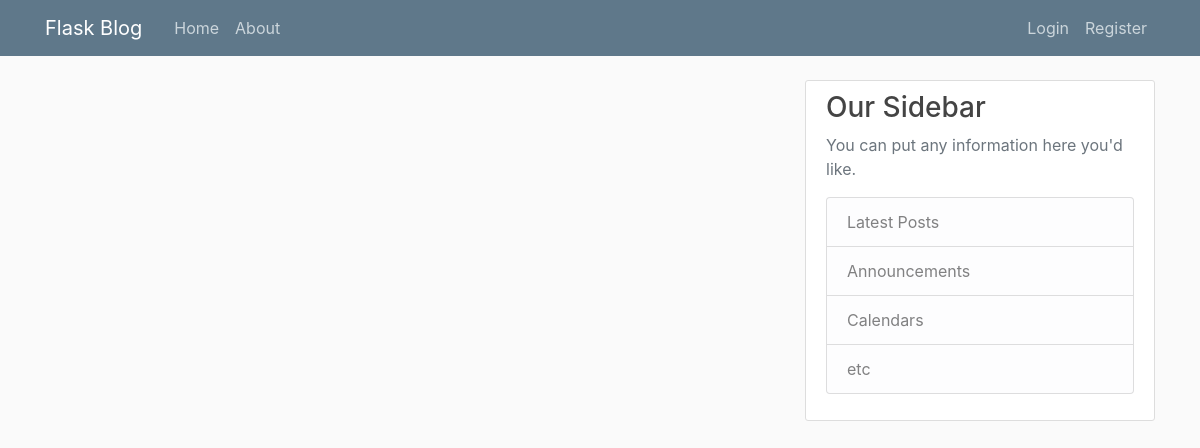
The app's page /home, older data.
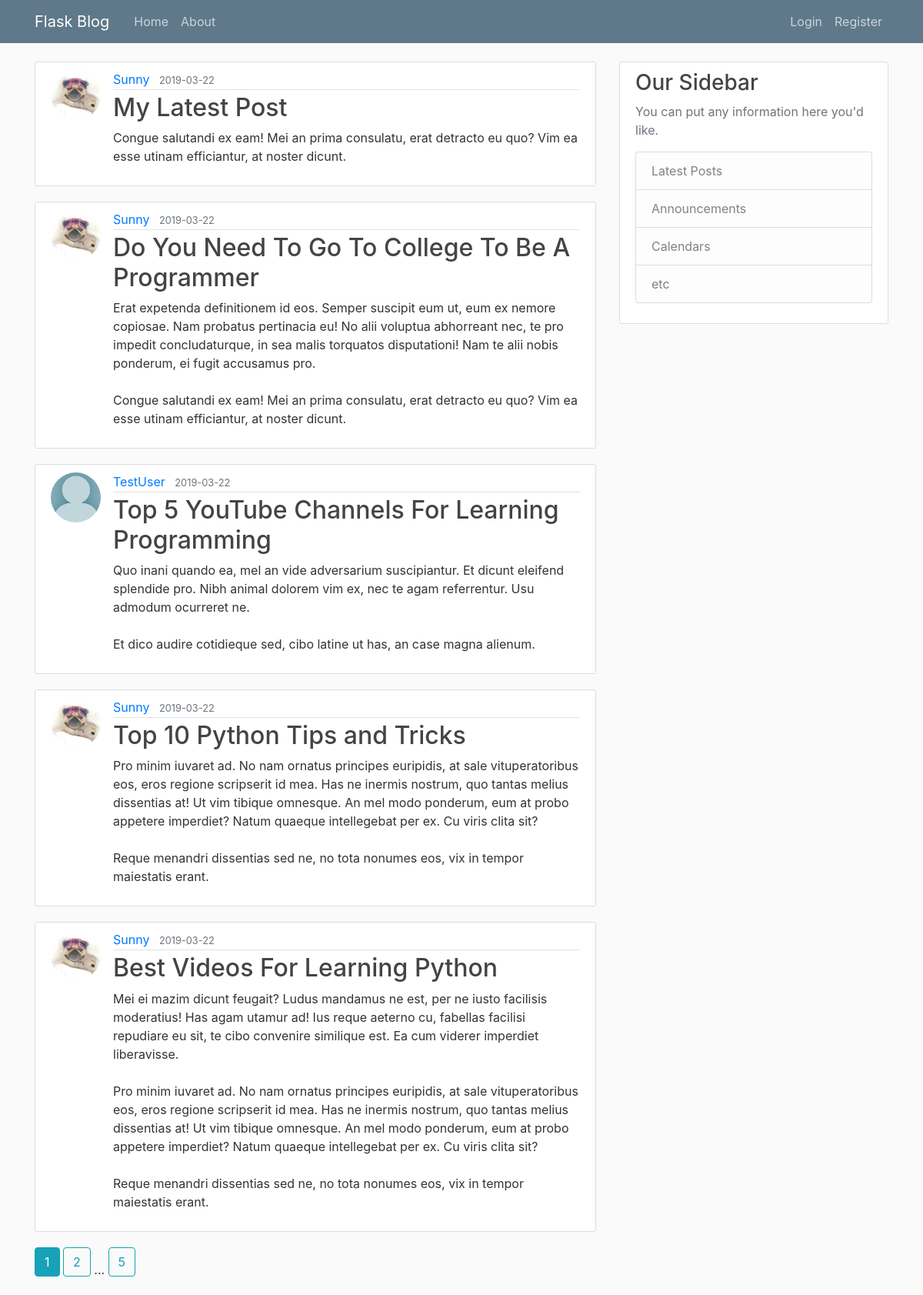
The same page, newer data.
### flaskblog/models.py (models this page shows, shortened)
class Post(db.Model):
    id = db.Column(db.Integer, primary_key=True)
    title = db.Column(db.String(100), nullable=False)
    date_posted = db.Column(db.DateTime, nullable=False, default=datetime.utcnow)
    content = db.Column(db.Text, nullable=False)
    user_id = db.Column(db.Integer, db.ForeignKey('user.id'), nullable=False)

class User(db.Model, UserMixin):
    id = db.Column(db.Integer, primary_key=True)
    username = db.Column(db.String(20), unique=True, nullable=False)
    email = db.Column(db.String(120), unique=True, nullable=False)
    image_file = db.Column(db.String(20), nullable=False, default='default.jpg')
    password = db.Column(db.String(60), nullable=False)
    posts = db.relationship('Post', backref='author', lazy=True)

### flaskblog/main/routes.py (the view)
@main.route("/")
@main.route("/home")
def home():
    page = request.args.get('page', 1, type=int)
    posts = Post.query.order_by(Post.date_posted.desc()).paginate(page=page, per_page=5)
    return render_template('home.html', posts=posts)

### flaskblog/templates/home.html
{% extends "layout.html" %}
{% block content %}
  {% for post in posts.items %}
    <article class="media content-section">
      <img class="rounded-circle article-img" src="{{ url_for('static', filename='profile_pics/' + post.author.image_file) }}">
      <div class="media-body">
        <div class="article-metadata">
          <a class="mr-2" href="{{ url_for('users.user_posts', username=post.author.username) }}">{{ post.author.username }}</a>
          <small class="text-muted">{{ post.date_posted.strftime('%Y-%m-%d') }}</small>
        </div>
        <h2><a class="article-title" href="{{ url_for('posts.post', post_id=post.id) }}">{{ post.title }}</a></h2>
        <p class="article-content">{{ post.content }}</p>
      </div>
    </article>
  {% endfor %}
  {% for page_num in posts.iter_pages(left_edge=1, right_edge=1, left_current=1, right_current=2) %}
    {% if page_num %}
      {% if posts.page == page_num %}
        <a class="btn btn-info mb-4" href="{{ url_for('main.home', page=page_num) }}">{{ page_num }}</a>
      {% else %}
        <a class="btn btn-outline-info mb-4" href="{{ url_for('main.home', page=page_num) }}">{{ page_num }}</a>
      {% endif %}
    {% else %}
      ...
    {% endif %}
  {% endfor %}
{% endblock content %}

### flaskblog/templates/layout.html (shortened to what this page needs)
<!DOCTYPE html>
<html>
<head>
    <link rel="stylesheet" href="https://stackpath.bootstrapcdn.com/bootstrap/4.3.1/css/bootstrap.min.css">
    <link rel="stylesheet" type="text/css" href="{{ url_for('static', filename='main.css') }}">
</head>
<body>
	<header class="site-header">
      <nav class="navbar navbar-expand-md navbar-dark bg-steel fixed-top">
        <div class="container">
          <a class="navbar-brand mr-4" href="/">Flask Blog</a>
          <div class="collapse navbar-collapse" id="navbarToggle">
            <div class="navbar-nav mr-auto">
              <a class="nav-item nav-link" href="{{ url_for('main.home') }}">Home</a>
              <a class="nav-item nav-link" href="{{ url_for('main.about') }}">About</a>
            </div>
            <div class="navbar-nav">
              {% if current_user.is_authenticated %}
                <a class="nav-item nav-link" href="{{ url_for('posts.new_post') }}">New Post</a>
                <a class="nav-item nav-link" href="{{ url_for('users.account') }}">Account</a>
                <a class="nav-item nav-link" href="{{ url_for('users.logout') }}">Logout</a>
              {% else %}
                <a class="nav-item nav-link" href="{{ url_for('users.login') }}">Login</a>
                <a class="nav-item nav-link" href="{{ url_for('users.register') }}">Register</a>
              {% endif %}
            </div>
          </div>
        </div>
      </nav>
    </header>
	<main role="main" class="container">
      <div class="row">
        <div class="col-md-8">
          {% block content %}{% endblock %}
        </div>
        <div class="col-md-4">
          <div class="content-section">
            <h3>Our Sidebar</h3>
            <p class='text-muted'>You can put any information here you'd like.
              <ul class="list-group">
                <li class="list-group-item list-group-item-light">Latest Posts</li>
                <li class="list-group-item list-group-item-light">Announcements</li>
                <li class="list-group-item list-group-item-light">Calendars</li>
                <li class="list-group-item list-group-item-light">etc</li>
              </ul>
            </p>
          </div>
        </div>
      </div>
    </main>
</body>
</html>

### flaskblog/static/main.css (style rules this page uses)
body { background: #fafafa; color: #333333; margin-top: 5rem; }
h1, h2, h3, h4, h5, h6 { color: #444444; }
.bg-steel { background-color: #5f788a; }
.site-header .navbar-nav .nav-link { color: #cbd5db; }
.content-section { background: #ffffff; padding: 10px 20px; border: 1px solid #dddddd; border-radius: 3px; margin-bottom: 20px; }
.article-title { color: #444444; }
.article-content { white-space: pre-line; }
.article-img { height: 65px; width: 65px; margin-right: 16px; }
.article-metadata { padding-bottom: 1px; margin-bottom: 4px; border-bottom: 1px solid #e3e3e3 }

Row changes from the older to the newer data that the page shows:
added Post: image_file (picture), author.username "Sunny", date_posted "2019-03-22", title "My Latest Post", content "Congue salutandi ex eam! Mei an prima consulatu, erat detracto eu quo? Vim ea esse utinam efficiantur, at noster dicunt."
added Post: image_file (picture), author.username "Sunny", date_posted "2019-03-22", title "Do You Need To Go To College To Be A Programmer", content "Erat expetenda definitionem id eos. Semper suscipit eum ut, eum ex nemore copiosae. Nam probatus pertinacia eu! No alii voluptua abhorreant nec, te pro impedit concludaturque, in sea malis torquatos disputationi! Nam te alii nobis ponderum, ei fugit accusamus pro. Congue salutandi ex eam! Mei an prima consulatu, erat detracto eu quo? Vim ea esse utinam efficiantur, at noster dicunt."
added Post: image_file (placeholder picture), author.username "TestUser", date_posted "2019-03-22", title "Top 5 YouTube Channels For Learning Programming", content "Quo inani quando ea, mel an vide adversarium suscipiantur. Et dicunt eleifend splendide pro. Nibh animal dolorem vim ex, nec te agam referrentur. Usu admodum ocurreret ne. Et dico audire cotidieque sed, cibo latine ut has, an case magna alienum."
added Post: image_file (picture), author.username "Sunny", date_posted "2019-03-22", title "Top 10 Python Tips and Tricks", content "Pro minim iuvaret ad. No nam ornatus principes euripidis, at sale vituperatoribus eos, eros regione scripserit id mea. Has ne inermis nostrum, quo tantas melius dissentias at! Ut vim tibique omnesque. An mel modo ponderum, eum at probo appetere imperdiet? Natum quaeque intellegebat per ex. Cu viris clita sit? Reque menandri dissentias sed ne, no tota nonumes eos, vix in tempor maiestatis erant."
added Post: image_file (picture), author.username "Sunny", date_posted "2019-03-22", title "Best Videos For Learning Python", content "Mei ei mazim dicunt feugait? Ludus mandamus ne est, per ne iusto facilisis moderatius! Has agam utamur ad! Ius reque aeterno cu, fabellas facilisi repudiare eu sit, te cibo convenire similique est. Ea cum viderer imperdiet liberavisse. Pro minim iuvaret ad. No nam ornatus principes euripidis, at sale vituperatoribus eos, eros regione scripserit id mea. Has ne inermis nostrum, quo tantas melius dissentias at! Ut vim tibique omnesque. An mel modo ponderum, eum at probo appetere imperdiet? Natum quaeque intellegebat per ex. Cu viris clita sit? Reque menandri dissentias sed ne, no tota nonumes eos, vix in tempor maiestatis erant."
Text that changed along with them:
new list line: "1"
new list line: "2"
new list line: "5"
